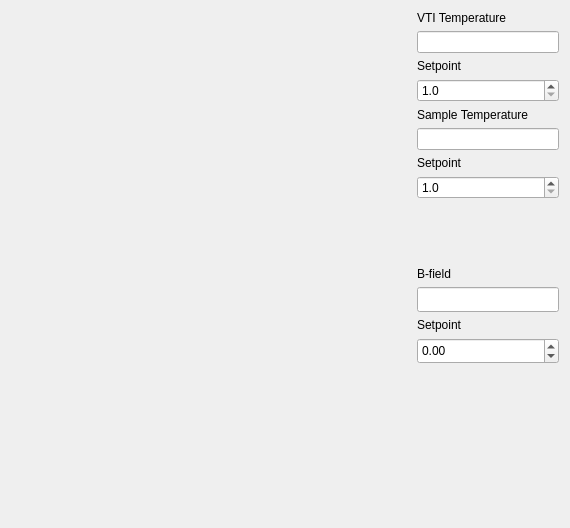
      <widget class="QWidget" name="Main_tab">
       <attribute name="title">
        <string>Main</string>
       </attribute>
       <layout class="QHBoxLayout" name="horizontalLayout_4">
        <item>
         <layout class="QVBoxLayout" name="verticalLayout_13">
          <item>
           <layout class="QHBoxLayout" name="horizontalLayout_2">
            <item>
             <widget class="PlotWidget" name="temperature_plot" native="true">
              <property name="minimumSize">
               <size>
                <width>400</width>
                <height>250</height>
               </size>
              </property>
             </widget>
            </item>
            <item>
             <layout class="QVBoxLayout" name="verticalLayout_12">
              <item>
               <layout class="QVBoxLayout" name="verticalLayout">
                <item>
                 <widget class="QLabel" name="label_3">
                  <property name="text">
                   <string>VTI Temperature</string>
                  </property>
                 </widget>
                </item>
                <item>
                 <widget class="QLineEdit" name="vti_temp_show">
                  <property name="enabled">
                   <bool>true</bool>
                  </property>
                  <property name="maximumSize">
                   <size>
                    <width>142</width>
                    <height>16777215</height>
                   </size>
                  </property>
                  <property name="cursor">
                   <cursorShape>ArrowCursor</cursorShape>
                  </property>
                  <property name="readOnly">
                   <bool>true</bool>
                  </property>
                 </widget>
                </item>
               </layout>
              </item>
              <item>
               <layout class="QVBoxLayout" name="verticalLayout_2">
                <item>
                 <widget class="QLabel" name="vti_temp_label">
                  <property name="text">
                   <string>Setpoint</string>
                  </property>
                 </widget>
                </item>
                <item>
                 <widget class="QDoubleSpinBox" name="vti_temp_setpoint">
                  <property name="maximumSize">
                   <size>
                    <width>142</width>
                    <height>16777215</height>
                   </size>
                  </property>
                  <property name="decimals">
                   <number>1</number>
                  </property>
                  <property name="minimum">
                   <double>1.000000000000000</double>
                  </property>
                  <property name="maximum">
                   <double>300.000000000000000</double>
                  </property>
                  <property name="singleStep">
                   <double>0.500000000000000</double>
                  </property>
                 </widget>
                </item>
               </layout>
              </item>
              <item>
               <layout class="QVBoxLayout" name="verticalLayout_3">
                <item>
                 <widget class="QLabel" name="label_5">
                  <property name="text">
                   <string>Sample Temperature</string>
                  </property>
                 </widget>
                </item>
                <item>
                 <widget class="QLineEdit" name="sample_temp_show">
                  <property name="enabled">
                   <bool>true</bool>
                  </property>
                  <property name="maximumSize">
                   <size>
                    <width>142</width>
                    <height>16777215</height>
                   </size>
                  </property>
                  <property name="cursor">
                   <cursorShape>ArrowCursor</cursorShape>
                  </property>
                  <property name="readOnly">
                   <bool>true</bool>
                  </property>
                 </widget>
                </item>
               </layout>
              </item>
              <item>
               <layout class="QVBoxLayout" name="verticalLayout_10">
                <item>
                 <widget class="QLabel" name="label_6">
                  <property name="text">
                   <string>Setpoint</string>
                  </property>
                 </widget>
                </item>
                <item>
                 <widget class="QDoubleSpinBox" name="sample_temp_setpoint">
                  <property name="maximumSize">
                   <size>
                    <width>142</width>
                    <height>16777215</height>
                   </size>
                  </property>
                  <property name="decimals">
                   <number>1</number>
                  </property>
                  <property name="minimum">
                   <double>1.000000000000000</double>
                  </property>
                  <property name="maximum">
                   <double>300.000000000000000</double>
                  </property>
                  <property name="singleStep">
                   <double>0.500000000000000</double>
                  </property>
                 </widget>
                </item>
               </layout>
              </item>
              <item>
               <spacer name="verticalSpacer_2">
                <property name="orientation">
                 <enum>Qt::Vertical</enum>
                </property>
                <property name="sizeHint" stdset="0">
                 <size>
                  <width>20</width>
                  <height>40</height>
                 </size>
                </property>
               </spacer>
              </item>
             </layout>
            </item>
           </layout>
          </item>
          <item>
           <layout class="QHBoxLayout" name="horizontalLayout">
            <item>
             <widget class="PlotWidget" name="b_field_plot" native="true">
              <property name="minimumSize">
               <size>
                <width>400</width>
                <height>250</height>
               </size>
              </property>
             </widget>
            </item>
            <item>
             <layout class="QVBoxLayout" name="verticalLayout_11">
              <item>
               <layout class="QVBoxLayout" name="verticalLayout_6">
                <item>
                 <widget class="QLabel" name="label_7">
                  <property name="text">
                   <string>B-field</string>
                  </property>
                 </widget>
                </item>
                <item>
                 <widget class="QLineEdit" name="b_field_show">
                  <property name="enabled">
                   <bool>true</bool>
                  </property>
                  <property name="minimumSize">
                   <size>
                    <width>142</width>
                    <height>25</height>
                   </size>
                  </property>
                  <property name="maximumSize">
                   <size>
                    <width>163</width>
                    <height>16777215</height>
                   </size>
                  </property>
                  <property name="cursor">
                   <cursorShape>ArrowCursor</cursorShape>
                  </property>
                  <property name="readOnly">
                   <bool>true</bool>
                  </property>
                 </widget>
                </item>
               </layout>
              </item>
              <item>
               <layout class="QVBoxLayout" name="verticalLayout_7">
                <item>
                 <widget class="QLabel" name="setpoint_label">
                  <property name="text">
                   <string>Setpoint</string>
                  </property>
                 </widget>
                </item>
                <item>
                 <widget class="QDoubleSpinBox" name="b_field_setpoint">
                  <property name="minimumSize">
                   <size>
                    <width>142</width>
                    <height>26</height>
                   </size>
                  </property>
                  <property name="maximumSize">
                   <size>
                    <width>163</width>
                    <height>16777215</height>
                   </size>
                  </property>
                  <property name="minimum">
                   <double>-2.000000000000000</double>
                  </property>
                  <property name="maximum">
                   <double>2.000000000000000</double>
                  </property>
                  <property name="singleStep">
                   <double>0.010000000000000</double>
                  </property>
                 </widget>
                </item>
               </layout>
              </item>
              <item>
               <spacer name="verticalSpacer">
                <property name="orientation">
                 <enum>Qt::Vertical</enum>
                </property>
                <property name="sizeHint" stdset="0">
                 <size>
                  <width>20</width>
                  <height>40</height>
                 </size>
                </property>
               </spacer>
              </item>
             </layout>
            </item>
           </layout>
          </item>
         </layout>
        </item>
       </layout>
      </widget>
